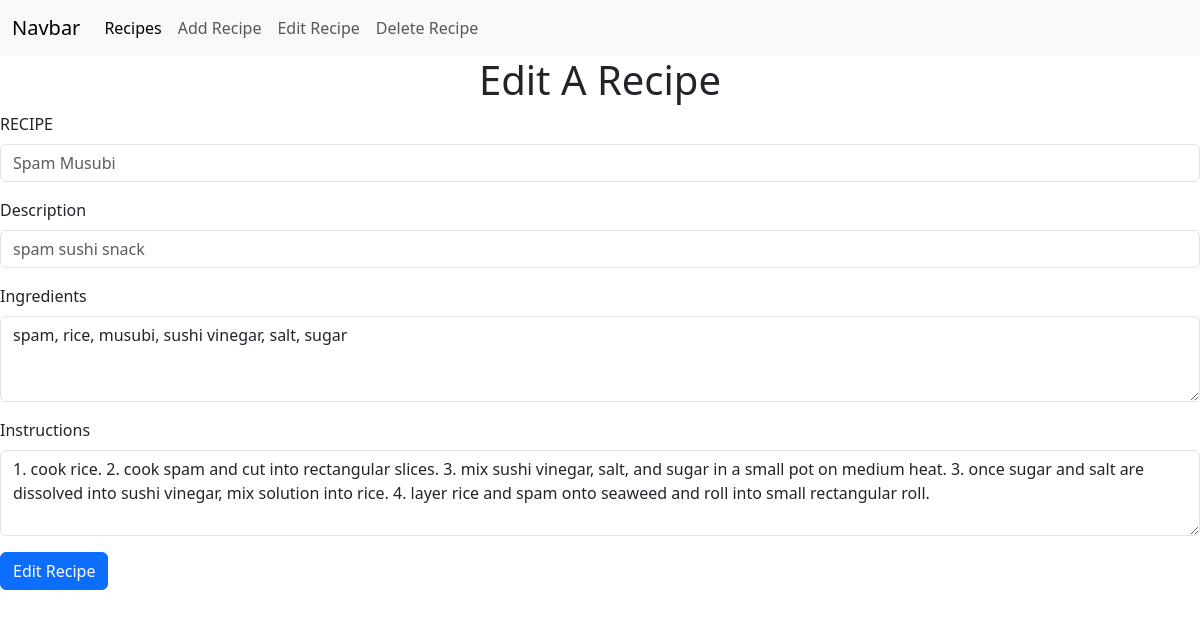
Page /edit-recipe/2 on the committed database.
### app/models.py (models this page shows)
class Recipe(db.Model):
	id = db.Column(db.Integer, primary_key=True)
	title = db.Column(db.String(80))
	description = db.Column(db.Text)
	ingredients = db.Column(db.Text)
	instructions = db.Column(db.Text)
	created = db.Column(db.DateTime)

### app/routes.py (the view, shortened to what this page needs)
@myapp_obj.route("/edit-recipe/<id>", methods=["GET", "POST"])
def edit_recipe(id):
	form = RecipeForm()
	recipe = Recipe.query.filter(Recipe.id==id).first()
	form.title.data = recipe.title
	form.description.data = recipe.description
	form.ingredients.data = recipe.ingredients
	form.instructions.data = recipe.instructions
	return render_template("edit-recipe.html", form=form)

### app/forms.py
class RecipeForm(FlaskForm):
	title = StringField('RECIPE', validators=[validators.DataRequired()])
	description = TextAreaField('Description', validators=[validators.DataRequired()])
	ingredients = TextAreaField('Ingredients', validators=[validators.DataRequired()])
	instructions = TextAreaField('Instructions', validators=[validators.DataRequired()])
	submit = SubmitField("Submit Recipe")

### app/templates/edit-recipe.html (shortened to what this page needs)
{% extends 'base.html' %}
{% block header %}
<h1 class="text-center">Edit A Recipe</h1>
{% endblock %}
{% block content %}
<form method="POST" action="/">
<div class="mb-3">
  <label for="exampleFormControlInput1" class="form-label">{{form.title.label}}</label>
  <input type="text" class="form-control" id="exampleFormControlInput1" name="title" placeholder="{{form.title.data}}">
</div>
<div class="mb-3">
  <label for="exampleFormControlInput1" class="form-label">{{form.description.label}}</label>
  <input type="text" class="form-control" id="exampleFormControlInput1" name="description" placeholder="{{form.description.data}}">
</div>
<div class="mb-3">
  <label for="exampleFormControlInput1" class="form-label">{{form.ingredients.label}}</label>
  <textarea class="form-control" id="exampleFormControlTextarea1" rows="3" name="ingredients">{{form.ingredients.data}}</textarea>
</div>
<div class="mb-3">
  <label for="exampleFormControlInput1" class="form-label">{{form.instructions.label}}</label>
  <textarea class="form-control" id="exampleFormControlTextarea1" rows="3" name="instructions">{{form.instructions.data}}</textarea>
</div>
<button class="btn btn-primary" type="submit">Edit Recipe</button>
</form>
{% endblock %}

### rows in the picture
Recipe: title "Spam Musubi", description "spam sushi snack", ingredients "spam, rice, musubi, sushi vinegar, salt, sugar", instructions "1. cook rice. 2. cook spam and cut into rectangular slices. 3. mix sushi vinegar, salt, and sugar in a small pot on medium heat. 3. once sugar and salt are dissolved into sushi vinegar, mix solution into rice. 4. layer rice and spam onto seaweed and roll into small rectangular roll."
